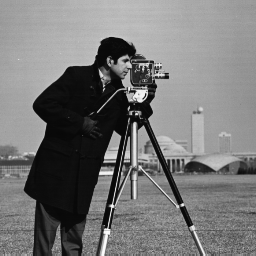
#> input picture Image_Project/cameraman.tif, 256 x 256 px
$ python gauss.py
#> lines starting #> are read from the running program, lines starting #| are printed output that depends on the picture
import numpy as np
import cv2
img = cv2.imread('cameraman.tif')
#> img is the input picture: shape (256, 256, 3); min 7, max 253, mean 118.7

mean = 0
var = 0.3
sigma = var ** 0.5
gaussian = np.random.normal(mean, sigma, (224, 224)) # np.zeros((224, 224), np.float32)

noisy_image = np.zeros(img.shape, np.float32)

if len(img.shape) == 2:
   noisy_image = img + gaussian


cv2.normalize(noisy_image, noisy_image, 0, 255, cv2.NORM_MINMAX, dtype = -1)
#> noisy_image: shape (256, 256, 3) float32; every value is 0
noisy_image = noisy_image.astype(np.uint8)

cv2.imshow("img", img)
cv2.imshow("gaussian", gaussian)
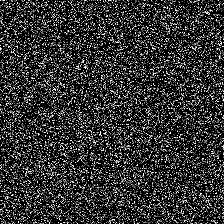
#> window 'gaussian': shape (224, 224); min 0, max 255, mean 53.1
cv2.waitKey(0)
